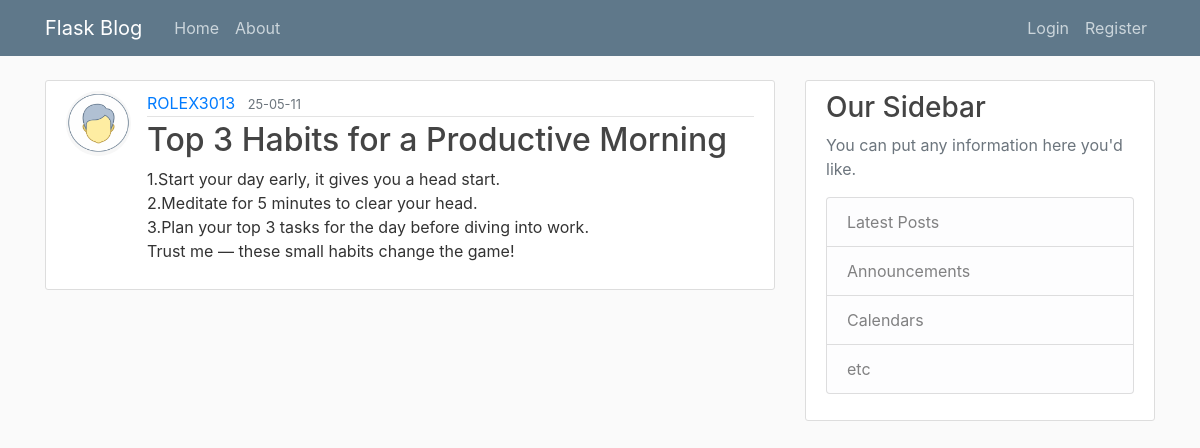
/post/1, run on the app's committed database.
### flaskblog/models.py (models this page shows, shortened)
class User(db.Model,UserMixin):
    id = db.Column(db.Integer,primary_key=True)
    username= db.Column(db.String(20),unique=True,nullable=False)
    email = db.Column(db.String(120), unique=True, nullable=False)
    image_file = db.Column(db.String(20), nullable=False,default="default.jpg")
    password = db.Column(db.String(60), nullable=False)
    posts=db.relationship('Post',backref='author',lazy=True) # cascade="all, delete"   ad this to if you want to delete all post when the user  deleted.

class Post(db.Model):
    id = db.Column(db.Integer, primary_key=True)
    title=db.Column(db.String(100),nullable=False)
    date_posted=db.Column(db.DateTime,nullable=False,default=datetime.utcnow)
    content=db.Column(db.Text,nullable=False)
    user_id=db.Column(db.Integer,db.ForeignKey('user.id'),nullable=False)

### flaskblog/posts/routes.py (the view)
@posts.route("/post/<int:post_id>")
def post(post_id):
    post=Post.query.get_or_404(post_id)
    return render_template('post.html',title=post.title,post=post)

### flaskblog/templates/post.html (shortened to what this page needs)
{% extends "layout.html" %}
{% block content %}
<article class="media content-section">
  <img class="rounded-circle article-img" src="{{ url_for('static',filename='profile_pics/' + post.author.image_file)}}">
  <div class="media-body">
    <div class="article-metadata">
      <a class="mr-2" href="{{url_for('users.user_posts',username=post.author.username)}}">{{ post.author.username }}</a>
      <small class="text-muted">{{ post.date_posted.strftime('%y-%m-%d')}}</small>
    </div>
    <h2 class="article-title">{{ post.title }}</h2>
    <p class="article-content">{{ post.content }}</p>
  </div>
</article>
{% endblock %}

### flaskblog/static/main.css (style rules this page uses)
body { background: #fafafa; color: #333333; margin-top: 5rem; }
h1, h2, h3, h4, h5, h6 { color: #444444; }
.content-section { background: #ffffff; padding: 10px 20px; border: 1px solid #dddddd; border-radius: 3px; margin-bottom: 20px; }
.article-title { color: #444444; }
.article-content { white-space: pre-line; }
.article-img { height: 65px; width: 65px; margin-right: 16px; }
.article-metadata { padding-bottom: 1px; margin-bottom: 4px; border-bottom: 1px solid #e3e3e3 }

### data on the page
User: image_file (placeholder picture), author.username "ROLEX3013"
Post: date_posted "25-05-11", title "Top 3 Habits for a Productive Morning", content "1.Start your day early, it gives you a head start. 2.Meditate for 5 minutes to clear your head. 3.Plan your top 3 tasks for the day before diving into work. Trust me — these small habits change the game!"
